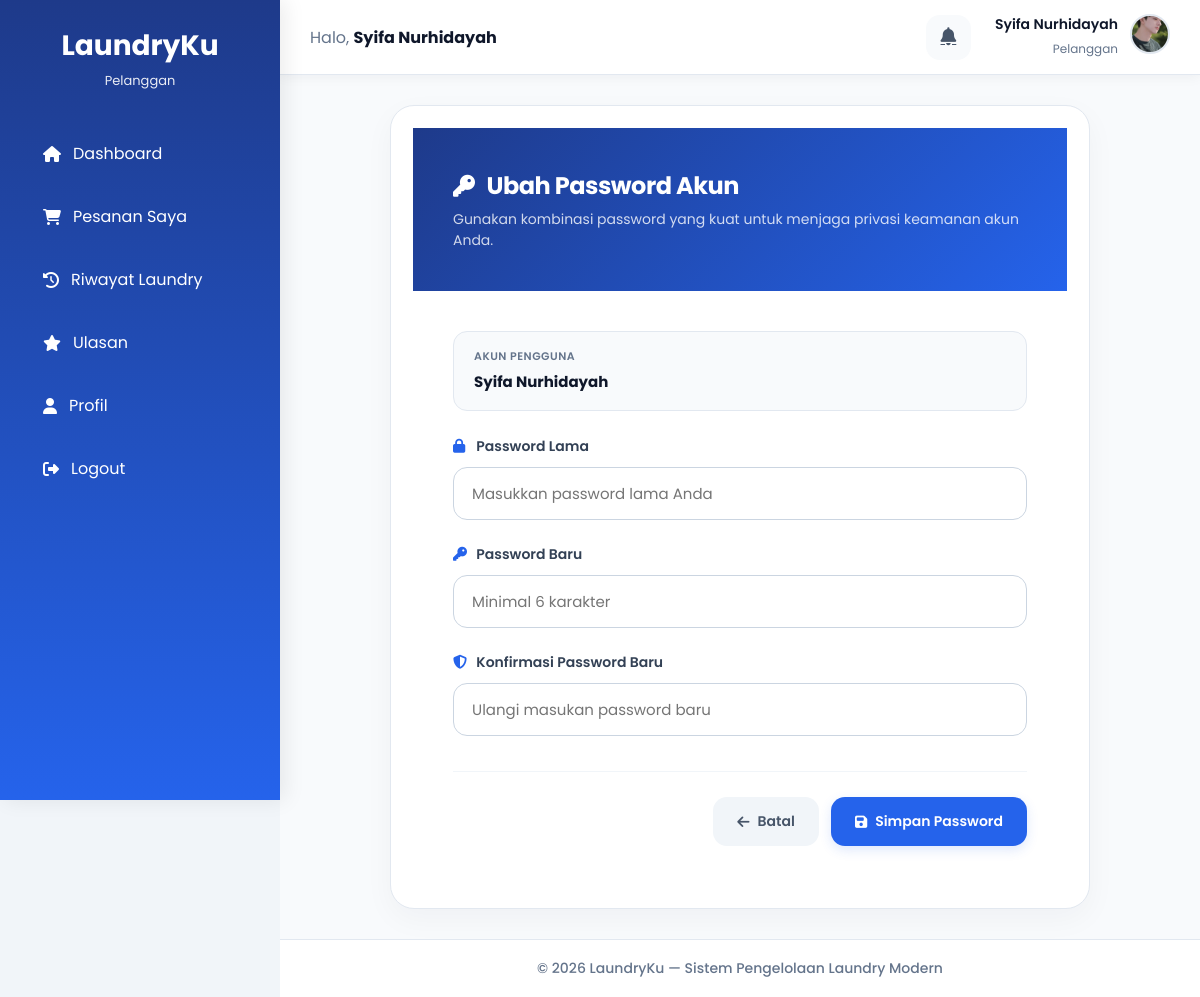
The app's page /user/ubah_password.php (signed in) with its own data.
### tables this page shows
CREATE TABLE `users` (
  `id` int(11) NOT NULL,
  `nama` varchar(100) DEFAULT NULL,
  `email` varchar(100) DEFAULT NULL,
  `password` varchar(255) DEFAULT NULL,
  `role` enum('admin','user') DEFAULT 'user',
  `created_at` timestamp NOT NULL DEFAULT current_timestamp(),
  `foto` varchar(255) DEFAULT NULL
);

### user/ubah_password.php (the view, shortened to what this page needs)
<?php
require '../config/koneksi.php';
$id_user = (int) $_SESSION['id'];
$query = mysqli_query($koneksi,"
    SELECT *
    FROM users
    WHERE id = $id_user
    LIMIT 1
");
$user = mysqli_fetch_assoc($query);
?>
<!DOCTYPE html>
<html lang="id">
<head>
    <link rel="stylesheet" href="../assets/css/stylee.css">
    <link rel="stylesheet" href="https://cdnjs.cloudflare.com/ajax/libs/font-awesome/6.5.1/css/all.min.css">
</head>
<body>
<div class="container">
    <?php require '../includes/user/sidebar.php'; ?>
    <div class="main-content">
        <?php require '../includes/user/navbar.php'; ?>
        <div class="content">
            <div class="content-wrapper">
                <div class="card">
                    <div class="card-header">
                        <h1>
                            <i class="fa-solid fa-key"></i>
                            Ubah Password Akun
                        </h1>
                        <p>Gunakan kombinasi password yang kuat untuk menjaga privasi keamanan akun Anda.</p>
                    </div>
                    <div class="card-body">
                        <div class="info-box">
                            <span>Akun Pengguna</span>
                            <strong><?= htmlspecialchars($user['nama']) ?></strong>
                        </div>
                        <form method="POST">
                            <div class="form-group">
                                <label for="password_lama">
                                    <i class="fa-solid fa-lock"></i>
                                    Password Lama
                                </label>
                                <input
                                    type="password"
                                    id="password_lama"
                                    name="password_lama"
                                    placeholder="Masukkan password lama Anda"
                                    required>
                            </div>
                            <div class="form-group">
                                <label for="password_baru">
                                    <i class="fa-solid fa-key"></i>
                                    Password Baru
                                </label>
                                <input
                                    type="password"
                                    id="password_baru"
                                    name="password_baru"
                                    placeholder="Minimal 6 karakter"
                                    required>
                            </div>
                            <div class="form-group">
                                <label for="konfirmasi_password">
                                    <i class="fa-solid fa-shield-halved"></i>
                                    Konfirmasi Password Baru
                                </label>
                                <input
                                    type="password"
                                    id="konfirmasi_password"
                                    name="konfirmasi_password"
                                    placeholder="Ulangi masukan password baru"
                                    required>
                            </div>
                            <div class="actions">
                                <a href="profil.php" class="btn btn-back">
                                    <i class="fa-solid fa-arrow-left"></i> Batal
                                </a>
                                <button type="submit" name="simpan" class="btn btn-save">
                                    <i class="fa-solid fa-floppy-disk"></i> Simpan Password
                                </button>
                            </div>
                        </form>
                    </div>
                </div>
            </div>
        </div>
        <?php require '../includes/user/footer.php'; ?>
    </div>
</div>
</body>
</html>

### includes/user/navbar.php (shortened to what this page needs)
<?php
$nama_user = $_SESSION['nama'] ?? 'Pelanggan';
$foto_user = '';
if (isset($_SESSION['id'])) {
    include_once __DIR__ . '/../../config/koneksi.php';
    $id_user = $_SESSION['id'];
    $query_nav = mysqli_query($koneksi, "SELECT nama, foto FROM users WHERE id = '$id_user'");
    $data_nav = mysqli_fetch_assoc($query_nav);
    if ($data_nav) {
        $nama_user = $data_nav['nama'];
        $foto_user = $data_nav['foto'];
    }
}
$path_foto_asli = "/TB_LAUNDRY/assets/img/" . $foto_user;
if (!empty($foto_user) && file_exists(__DIR__ . '/../../assets/img/' . $foto_user)) {
    $avatar_navbar = $path_foto_asli;
} else {
    $avatar_navbar = "https://api.dicebear.com/7.x/initials/svg?seed=" . urlencode($nama_user) . "&backgroundColor=0f172a,2563eb,3b82f6&fontSize=45&bold=true";
}
?>
<div class="topbar">
    <div class="welcome">
        Halo,
        <b><?= htmlspecialchars($nama_user); ?></b>
    </div>
    <div class="topbar-right">
        <a href="/TB_LAUNDRY/user/ulasan.php" class="notification">
            <i class="fa-solid fa-bell" style="font-size: 18px;"></i>
        </a>
        <a href="/TB_LAUNDRY/user/profil.php" class="user-link">
            <div class="user-text">
                <h4 style="margin: 0; font-size: 14px; font-weight: 600;"><?= htmlspecialchars($nama_user); ?></h4>
                <span style="font-size: 12px; color: #64748b;">Pelanggan</span>
            </div>
            <div class="profile">
                <img src="<?= $avatar_navbar; ?>" alt="profile">
            </div>
        </a>
    </div>
</div>

### assets/css/stylee.css (style rules this page uses)
:root { --primary:#2563eb; --primary-light:#60a5fa; --success:#22c55e; --warning:#f59e0b; --danger:#ef4444; --dark:#0f172a; --gray:#64748b; --light:#f8fafc; --radius:18px; --shadow:0 10px 25px rgba(15,23,42,.08); }
* { margin:0; padding:0; box-sizing:border-box; font-family:'Poppins',sans-serif; }
body { background:#f1f5f9; color:var(--dark); }
.container { display:flex; min-height:100vh; }
.main-content { margin-left:280px; min-height:100vh; display:flex; flex-direction:column; }
.content { padding:25px; margin-top:75px; }
.topbar { position:fixed; top:0; left:280px; right:0; height:75px; background:#fff; border-bottom:1px solid #e2e8f0; display:flex; justify-content:space-between; align-items:center; padding:0 30px; z-index:999; box-shadow:0 2px 12px rgba(15,23,42,.05); }
.welcome { font-size:16px; color:#64748b; }
.welcome b { color:#0f172a; }
.topbar-right { display:flex; align-items:center; gap:20px; }
.notification { position:relative; width:45px; height:45px; border-radius:14px; background:#f8fafc; display:flex; justify-content:center; align-items:center; cursor:pointer; transition:.3s; }
.user-text { text-align:right; }
.user-text h4 { font-size:14px; margin-bottom:2px; }
.user-text span { font-size:12px; color:#64748b; }
.profile img { width:45px; height:45px; border-radius:50%; object-fit:cover; border:3px solid #dbeafe; }
.card { background:#fff; padding:22px; border-radius:20px; box-shadow:var(--shadow); }

### user/ubah_password.php (style rules this page uses)
.main-content { margin-left: 280px; min-height: 100vh; display: flex; flex-direction: column; width: calc(100% - 280px); box-sizing: border-box; background: #f8fafc; }
.content { padding: 30px; margin-top: 75px; flex: 1; display: flex; justify-content: center; align-items: flex-start; }
.content-wrapper { width: 100%; max-width: 700px; box-sizing: border-box; }
.card { background: #ffffff; border-radius: 24px; overflow: hidden; border: 1px solid #e2e8f0; box-shadow: 0 10px 30px rgba(15, 23, 42, 0.04); }
.card-header { background: linear-gradient(135deg, #1e3a8a, #2563eb); padding: 40px; color: #ffffff; }
.card-header h1 { font-size: 24px; font-weight: 700; color: #ffffff !important; display: flex; align-items: center; gap: 12px; letter-spacing: -0.5px; }
.card-header h1 i { font-size: 22px !important; }
.card-header p { margin-top: 6px; color: rgba(255, 255, 255, 0.8) !important; font-size: 14px; line-height: 1.5; }
.card-body { padding: 40px; }
.info-box { background: #f8fafc; border: 1px solid #e2e8f0; border-radius: 14px; padding: 16px 20px; margin-bottom: 25px; }
.info-box span { display: block; color: #64748b; font-size: 11px; font-weight: 600; text-transform: uppercase; letter-spacing: 0.5px; margin-bottom: 4px; }
.info-box strong { font-size: 15px; color: #0f172a; font-weight: 700; }
.form-group { margin-bottom: 24px; }
.form-group label { display: block; margin-bottom: 10px; font-size: 14px; font-weight: 600; color: #334155; }
.form-group label i { font-size: 14px !important; width: 20px; color: #2563eb; }
.form-group input { width: 100%; padding: 14px 18px; border: 1px solid #cbd5e1; border-radius: 14px; font-size: 15px; color: #0f172a; background-color: #ffffff; box-sizing: border-box; transition: all 0.2s ease; }
.actions { margin-top: 35px; display: flex; align-items: center; justify-content: flex-end; gap: 12px; border-top: 1px solid #f1f5f9; padding-top: 25px; }
.btn { padding: 14px 24px; border: none; border-radius: 14px; text-decoration: none; font-size: 14px; font-weight: 600; cursor: pointer; transition: all 0.2s ease; display: inline-flex; align-items: center; justify-content: center; gap: 8px; box-sizing: border-box; }
.btn i { font-size: 14px !important; }
.btn-save { background: #2563eb; color: #ffffff; box-shadow: 0 4px 12px rgba(37, 99, 235, 0.15); }
.btn-back { background: #f1f5f9; color: #475569; }

### includes/user/navbar.php (style rules this page uses)
.topbar { display: flex; justify-content: space-between; align-items: center; padding: 15px 30px; background-color: #ffffff; border-bottom: 1px solid #e2e8f0; }
.topbar-right { display: flex; align-items: center; gap: 24px; }
.topbar-right .notification { position: relative; cursor: pointer; color: #475569; transition: color 0.2s; }
.topbar-right .user-link { text-decoration: none; color: inherit; display: flex; align-items: center; gap: 12px; cursor: pointer; transition: opacity 0.2s ease; }
.topbar-right .profile img { width: 40px; height: 40px; border-radius: 50%; object-fit: cover; border: 2px solid #e2e8f0; }

### records on screen
users: nama "Syifa Nurhidayah", foto (picture)
